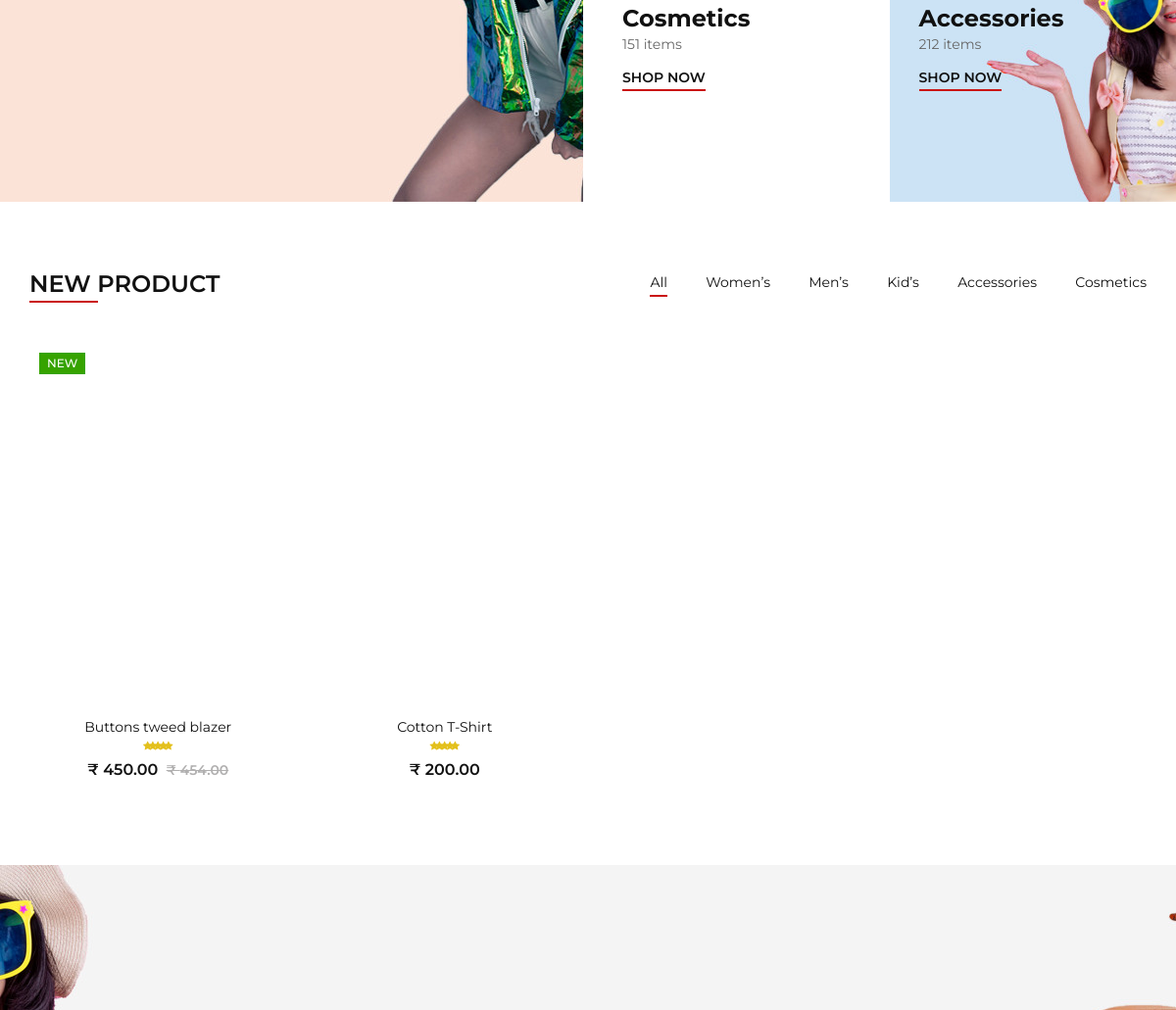
/ (middle part), run on an earlier commit of the app's database.
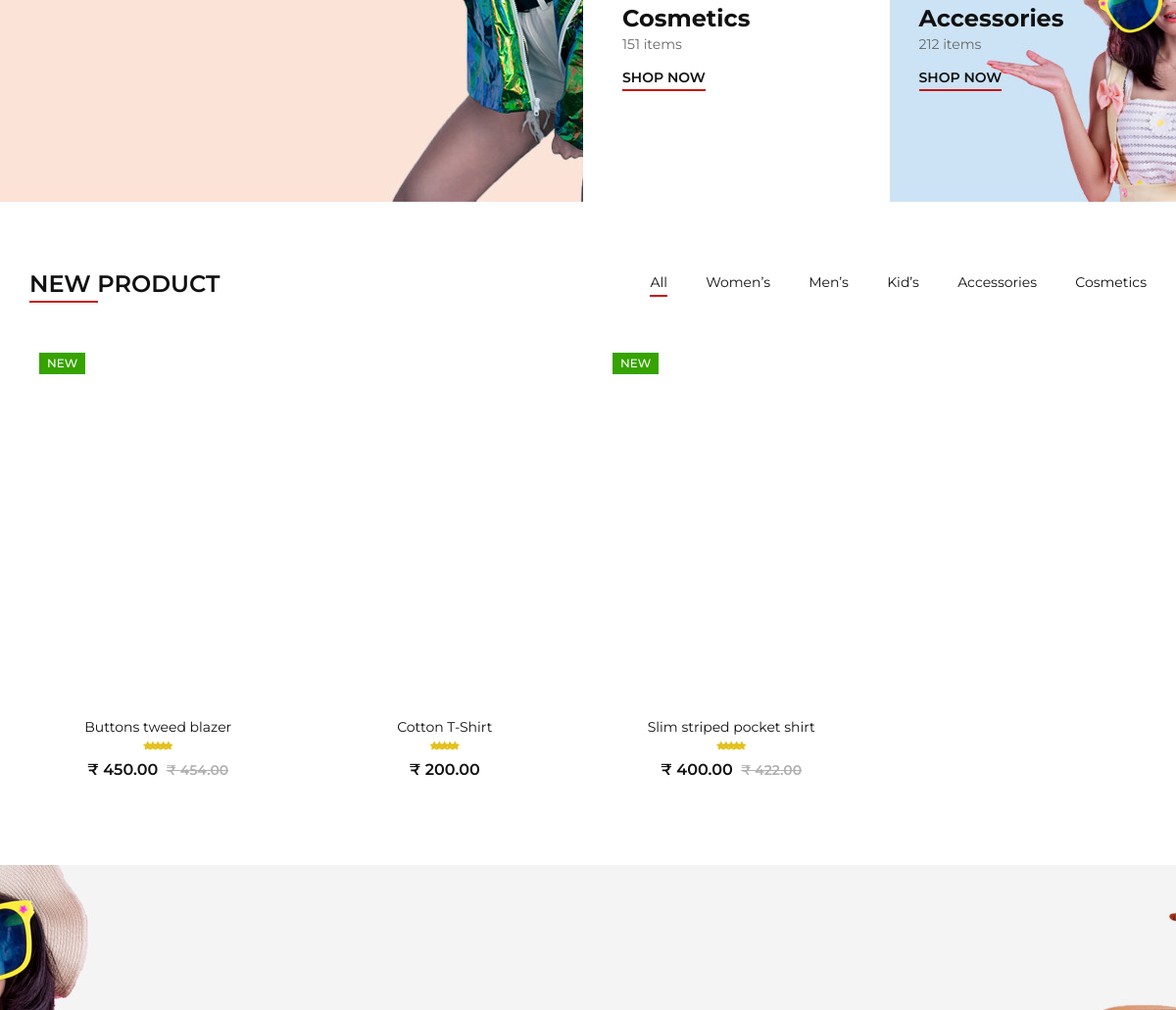
And on a later commit of the database.
### myapp/models.py (models this page shows, shortened)
class Category(models.Model):
    name = models.CharField(max_length=100)
    slug = models.SlugField(unique=True)
    image = models.ImageField(upload_to='categories/')
    description = models.TextField(blank=True)
    item_count = models.PositiveIntegerField(default=0)

class Product(models.Model):
    category = models.ForeignKey(
        Category,
        on_delete=models.CASCADE
    )
    subcategory = models.ForeignKey(
        SubCategory,
        on_delete=models.CASCADE
    )
    sizes = models.ManyToManyField(Size, blank=True)
    name = models.CharField(max_length=200)
    slug = models.SlugField(unique=True, blank=True)
    image = models.ImageField(upload_to='products/')
    description = models.TextField()
    price = models.DecimalField(max_digits=10, decimal_places=2)
    discount_price = models.DecimalField(
        max_digits=10,
        decimal_places=2,
        blank=True,
        null=True
    )
    stock = models.PositiveIntegerField(default=0)
    is_available = models.BooleanField(default=True)
    is_new = models.BooleanField(default=False)
    is_sale = models.BooleanField(default=False)
    is_home = models.BooleanField(default=False)

### myapp/views.py (the view)
# urls.py: path('', views.home, name='home'),
def home(request):
    women = Category.objects.get(slug="women")
    men = Category.objects.get(slug="men")
    kids = Category.objects.get(slug="kids")
    cosmetics = Category.objects.get(slug="cosmetics")
    accessories = Category.objects.get(slug="accessories")
    products = Product.objects.filter(
        is_home=True,
        is_available=True
    )
    context = {
        "women": women,
        "men": men,
        "kids": kids,
        "cosmetics": cosmetics,
        "accessories": accessories,
        "products": products,
    }
    return render(request, "home.html", context)

### myapp/templates/home.html (shortened to what this page needs)
{% load static %}
<!DOCTYPE html>
<html lang="zxx">
<head>
    <link rel="stylesheet" href="{% static 'css/bootstrap.min.css' %}" type="text/css">
    <link rel="stylesheet" href="{% static 'css/font-awesome.min.css' %}" type="text/css">
    <link rel="stylesheet" href="{% static 'css/elegant-icons.css' %}" type="text/css">
    <link rel="stylesheet" href="{% static 'css/jquery-ui.min.css' %}" type="text/css">
    <link rel="stylesheet" href="{% static 'css/magnific-popup.css' %}" type="text/css">
    <link rel="stylesheet" href="{% static 'css/owl.carousel.min.css' %}" type="text/css">
    <link rel="stylesheet" href="{% static 'css/slicknav.min.css' %}" type="text/css">
    <link rel="stylesheet" href="{% static 'css/style.css' %}" type="text/css">
</head>
<body>
    <section class="categories">
        <div class="container-fluid">
            <div class="row">
                <div class="col-lg-6 p-0">
                    <div class="categories__item categories__large__item set-bg"
                    data-setbg="{{ women.image.url }}">
                </div>
            </div>
            <div class="col-lg-6">
                <div class="row">
                    <div class="col-lg-6 col-md-6 col-sm-6 p-0">
    <div class="categories__item set-bg" data-setbg="{{ cosmetics.image.url }}">
        <div class="categories__text">
            <h4>{{ cosmetics.name }}</h4>
            <p>{{ cosmetics.item_count }} items</p>
            <a href="#">Shop now</a>
        </div>
    </div>
</div>
                    <div class="col-lg-6 col-md-6 col-sm-6 p-0">
                        <div class="categories__item set-bg" data-setbg="{{ accessories.image.url }}">
                            <div class="categories__text">
                                <h4>{{accessories.name}}</h4>
                                <p>{{accessories.item_count}} items</p>
                                <a href="#">Shop now</a>
                            </div>
                        </div>
                    </div>
                </div>
            </div>
        </div>
    </div>
</section>
<section class="product spad">
    <div class="container">
        <div class="row">
            <div class="col-lg-4 col-md-4">
                <div class="section-title">
                    <h4>New product</h4>
                </div>
            </div>
            <div class="col-lg-8 col-md-8">
                <ul class="filter__controls">
                    <li class="active" data-filter="*">All</li>
                    <li data-filter=".women">Women’s</li>
                    <li data-filter=".men">Men’s</li>
                    <li data-filter=".kid">Kid’s</li>
                    <li data-filter=".accessories">Accessories</li>
                    <li data-filter=".cosmetic">Cosmetics</li>
                </ul>
            </div>
        </div>
<div class="row property__gallery">
{% for product in products %}
<div class="col-lg-3 col-md-4 col-sm-6 mix {{ product.category.slug }}">
    <div class="product__item {% if product.is_sale %}sale{% endif %}">
        <div class="product__item__pic set-bg" data-setbg="{{ product.image.url }}">
            {% if product.is_new %}<div class="label new">New</div>{% endif %}
            <ul class="product__hover">
            </ul>
        </div>
        <div class="product__item__text">
            <h6><a href="{% url 'product-details' product.slug %}">
    {{ product.name }}
</a></h6>
            <div class="rating">
                <i class="fa fa-star"></i><i class="fa fa-star"></i><i class="fa fa-star"></i><i class="fa fa-star"></i><i class="fa fa-star"></i>
            </div>
            <div class="product__price">
                {% if product.discount_price %}
                    ₹ {{ product.discount_price }} <span>₹ {{ product.price }}</span>
                {% else %}
                    ₹ {{ product.price }}
                {% endif %}
            </div>
        </div>
    </div>
</div>
{% endfor %}
</div>
    </div>
</section>
<section class="banner set-bg" data-setbg="{% static 'img/banner/banner-1.jpg' %}">
    <div class="container">
        <div class="row">
            <div class="col-xl-7 col-lg-8 m-auto">
                <div class="banner__slider owl-carousel">
                </div>
            </div>
        </div>
    </div>
</section>
</body>
</html>

### dhhDRIP/static/css/style.css (style rules this page uses)
html, body { height: 100%; font-family: "Montserrat", sans-serif; -webkit-font-smoothing: antialiased; }
h1, h2, h3, h4, h5, h6 { margin: 0; color: #111111; font-weight: 400; font-family: "Montserrat", sans-serif; }
h4 { font-size: 24px; }
h6 { font-size: 16px; }
p { font-size: 14px; font-family: "Montserrat", sans-serif; color: #666666; font-weight: 400; line-height: 24px; margin: 0 0 15px 0; }
ul, ol { padding: 0; margin: 0; }
.section-title { margin-bottom: 45px; }
.section-title h4 { color: #111111; font-weight: 600; text-transform: uppercase; position: relative; display: inline-block; }
.section-title h4:after { position: absolute; left: 0; bottom: -4px; height: 2px; width: 70px; background: #ca1515; content: ""; }
.set-bg { background-repeat: no-repeat; background-size: cover; background-position: top center; }
.spad { padding-top: 100px; padding-bottom: 100px; }
.banner { height: 500px; }
.banner__slider { text-align: center; padding: 150px 0 0; }
.categories { overflow: hidden; margin-top: 10px; }
.categories .container-fluid { padding-right: 5px; }
.categories__item { height: 314px; display: -webkit-box; display: -ms-flexbox; display: flex; -webkit-box-align: center; -ms-flex-align: center; align-items: center; padding-left: 30px; margin-bottom: 10px; margin-right: 10px; }
.categories__item.categories__large__item { height: 638px; padding-left: 70px; }
.categories__text h4 { color: #111111; font-weight: 700; }
.categories__text p { margin-bottom: 10px; }
.categories__text a { font-size: 14px; color: #111111; text-transform: uppercase; font-weight: 600; position: relative; padding: 0 0 3px; display: inline-block; }
.categories__text a:after { position: absolute; left: 0; bottom: 0; height: 2px; width: 100%; background: #ca1515; content: ""; }
.product { padding-top: 60px; padding-bottom: 50px; }
.filter__controls { text-align: right; margin-bottom: 50px; }
.filter__controls li { font-size: 14px; list-style: none; display: inline-block; color: #111111; margin-right: 35px; position: relative; cursor: pointer; }
.filter__controls li.active:after { opacity: 1; }
.filter__controls li:after { position: absolute; left: 0; bottom: -4px; height: 2px; width: 100%; background: #ca1515; content: ""; opacity: 0; }
.filter__controls li:last-child { margin-right: 0; }
.product__item { margin-bottom: 35px; }
.product__item__pic { height: 360px; position: relative; overflow: hidden; }
.product__item__pic .label { font-size: 12px; color: #ffffff; font-weight: 500; display: inline-block; padding: 2px 8px; text-transform: uppercase; position: absolute; left: 10px; top: 10px; }
.product__item__pic .label.new { background: #36a300; }
.product__hover { position: absolute; left: 0; width: 100%; bottom: 30px; text-align: center; }
.product__item__text { text-align: center; padding-top: 22px; }
.product__item__text h6 a { font-size: 14px; color: #111111; }
.product__item__text .rating { line-height: 18px; margin-bottom: 5px; }
.product__item__text .rating i { font-size: 10px; color: #e3c01c; margin-right: -4px; }
.product__item__text .rating i:last-child { margin-right: 0; }
.product__item__text .product__price { color: #111111; font-weight: 600; }
.product__item__text .product__price span { font-size: 14px; color: #b1b0b0; text-decoration: line-through; margin-left: 4px; }
@media only screen and (min-width: 1200px) { .container { max-width: 1170px; } }

What changed in the data, as far as the page shows it:
added Product: is_new "NEW", name "Slim striped pocket shirt", discount_price "400.00", price "422.00"
